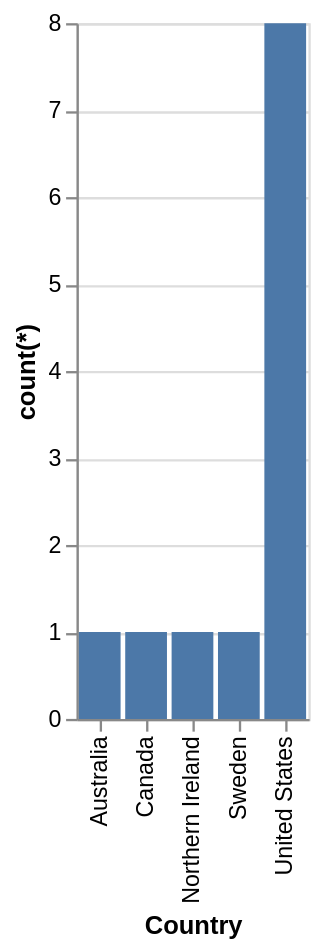

Here is the Vega-Lite specification saved for this chart:
### Vega-Lite specification from a JSON file in a GitHub repository (floating-point values rounded to 4 significant figures)
{"data": {"values": [{"x_data": "Australia", "y_data": 1}, {"x_data": "Canada", "y_data": 1}, {"x_data": "Northern Ireland", "y_data": 1}, {"x_data": "Sweden", "y_data": 1}, {"x_data": "United States", "y_data": 8}]}, "mark": "bar", "encoding": {"x": {"field": "x_data", "type": "nominal", "title": "Country", "sort": {"op": "sum", "field": "y_data", "order": "ascending"}}, "y": {"field": "y_data", "type": "quantitative", "title": "count(*)"}}}
